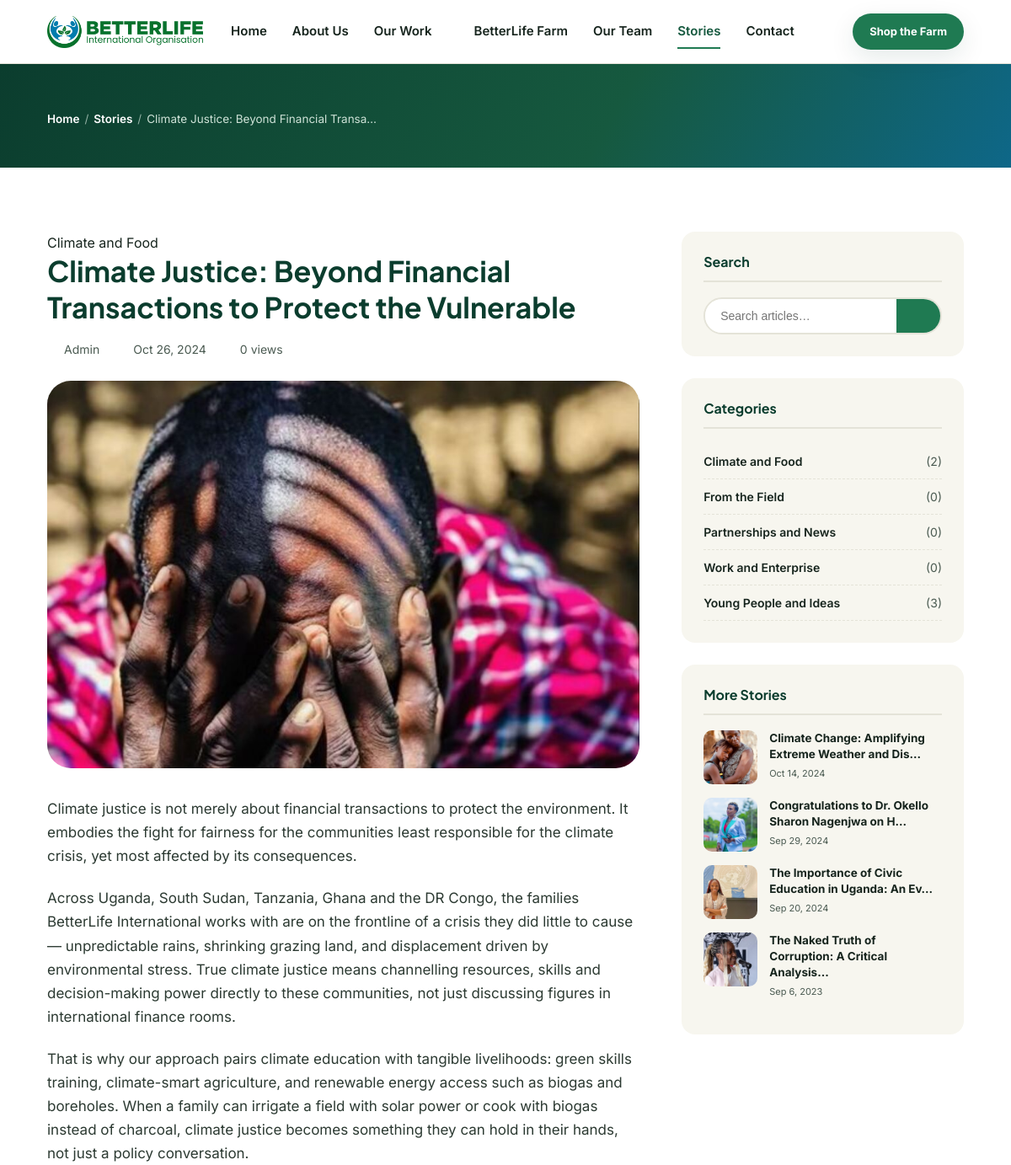
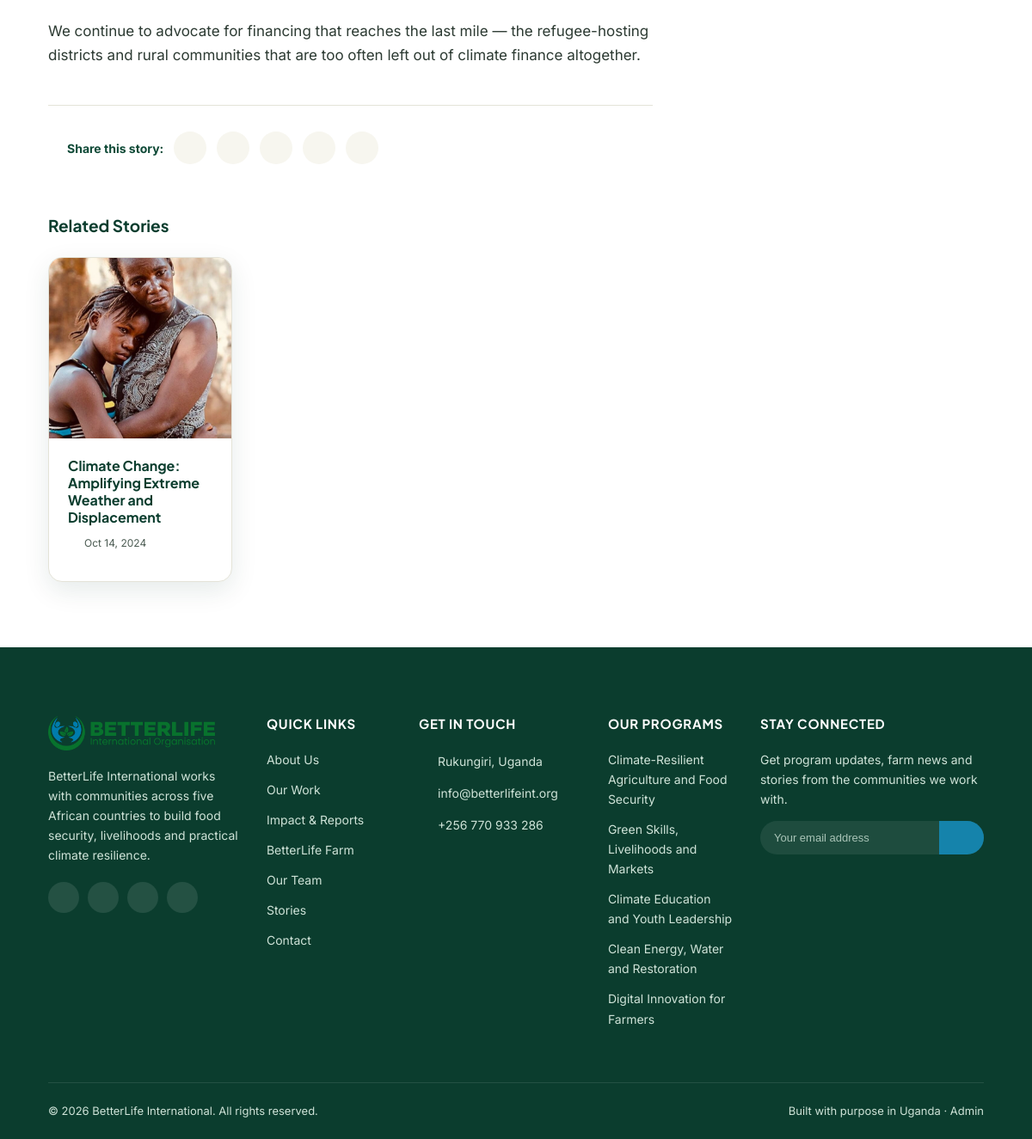
Screenshot of /blog-single.php?slug=climate-justice-beyond-financial-transactions with the database file from the repository (2 pictures, top to bottom).
### tables this page shows
CREATE TABLE blog_posts (
  id INT AUTO_INCREMENT PRIMARY KEY,
  title VARCHAR(200) NOT NULL,
  slug VARCHAR(220) NOT NULL UNIQUE,
  category_id INT DEFAULT NULL,
  excerpt VARCHAR(500),
  content LONGTEXT,
  featured_image VARCHAR(255),
  author VARCHAR(100) DEFAULT 'Admin',
  status ENUM('draft','published') DEFAULT 'draft',
  views INT DEFAULT 0,
  published_at DATETIME DEFAULT NULL,
  created_at TIMESTAMP DEFAULT CURRENT_TIMESTAMP,
  updated_at TIMESTAMP DEFAULT CURRENT_TIMESTAMP ON UPDATE CURRENT_TIMESTAMP,
  FOREIGN KEY (category_id) REFERENCES blog_categories(id) ON DELETE SET NULL
);

CREATE TABLE blog_categories (
  id INT AUTO_INCREMENT PRIMARY KEY,
  name VARCHAR(100) NOT NULL,
  slug VARCHAR(120) NOT NULL UNIQUE
);

CREATE TABLE programs (
  id INT AUTO_INCREMENT PRIMARY KEY,
  title VARCHAR(150) NOT NULL,
  slug VARCHAR(170) NOT NULL UNIQUE,
  tagline VARCHAR(255),
  summary TEXT,
  content LONGTEXT,
  image VARCHAR(255),
  icon VARCHAR(50),
  sort_order INT DEFAULT 0,
  status TINYINT(1) DEFAULT 1,
  created_at TIMESTAMP DEFAULT CURRENT_TIMESTAMP,
  updated_at TIMESTAMP DEFAULT CURRENT_TIMESTAMP ON UPDATE CURRENT_TIMESTAMP
);

### blog-single.php (the view, shortened to what this page needs)
<?php
require_once __DIR__ . '/includes/functions.php';
$slug = $_GET['slug'] ?? '';
$stmt = $pdo->prepare("SELECT bp.*, bc.name AS cat_name, bc.slug AS cat_slug FROM blog_posts bp LEFT JOIN blog_categories bc ON bc.id = bp.category_id WHERE bp.slug = ? AND bp.status = 'published'");
$stmt->execute([$slug]);
$post = $stmt->fetch();
$pdo->prepare("UPDATE blog_posts SET views = views + 1 WHERE id = ?")->execute([$post['id']]);
$related = $pdo->prepare("SELECT * FROM blog_posts WHERE status = 'published' AND category_id <=> ? AND id != ? ORDER BY published_at DESC LIMIT 3");
$related->execute([$post['category_id'], $post['id']]);
$related = $related->fetchAll();
$recent = $pdo->prepare("SELECT title, slug, featured_image, published_at FROM blog_posts WHERE status='published' AND id != ? ORDER BY published_at DESC LIMIT 4");
$recent->execute([$post['id']]);
$recent = $recent->fetchAll();
$categories = $pdo->query("SELECT bc.*, COUNT(bp.id) AS cnt FROM blog_categories bc LEFT JOIN blog_posts bp ON bp.category_id = bc.id AND bp.status='published' GROUP BY bc.id ORDER BY bc.name")->fetchAll();
$postUrl = (isset($_SERVER['HTTPS']) && $_SERVER['HTTPS'] !== 'off' ? 'https://' : 'http://') . $_SERVER['HTTP_HOST'] . $_SERVER['REQUEST_URI'];
require __DIR__ . '/includes/header.php';
?>
<section class="page-header">
  <div class="container">
    <div class="crumb"><a href="<?= SITE_URL ?>/index.php">Home</a><span>/</span><a href="<?= SITE_URL ?>/blog.php">Stories</a><span>/</span><?= h(excerpt($post['title'], 40)) ?></div>
  </div>
</section>
<section class="post-single">
  <div class="container">
    <div class="blog-layout">
      <article>
        <span class="cat-badge"><?= h($post['cat_name'] ?? 'General') ?></span>
        <h1 class="post-title"><?= h($post['title']) ?></h1>
        <div class="post-meta">
          <span><?= icon('user', 14) ?> <?= h($post['author']) ?></span>
          <span><?= icon('calendar', 14) ?> <?= format_date($post['published_at']) ?></span>
          <span><?= icon('eye', 14) ?> <?= (int) $post['views'] ?> views</span>
        </div>
        <div class="featured-image"><img src="<?= asset_url($post['featured_image']) ?>" alt="<?= h($post['title']) ?>"></div>
        <div class="post-content"><?= $post['content'] ?></div>
        <div class="share-box">
          <strong><?= icon('share', 15) ?> Share this story:</strong>
          <a href="https://www.facebook.com/sharer/sharer.php?u=<?= urlencode($postUrl) ?>" target="_blank" rel="noopener" aria-label="Share on Facebook"><?= icon('facebook', 16) ?></a>
          <a href="https://twitter.com/intent/tweet?url=<?= urlencode($postUrl) ?>&text=<?= urlencode($post['title']) ?>" target="_blank" rel="noopener" aria-label="Share on X"><?= icon('x-twitter', 16) ?></a>
          <a href="https://wa.me/?text=<?= urlencode($post['title'] . ' ' . $postUrl) ?>" target="_blank" rel="noopener" aria-label="Share on WhatsApp"><?= icon('whatsapp', 16) ?></a>
          <a href="https://www.linkedin.com/sharing/share-offsite/?url=<?= urlencode($postUrl) ?>" target="_blank" rel="noopener" aria-label="Share on LinkedIn"><?= icon('linkedin', 16) ?></a>
          <a href="mailto:?subject=<?= urlencode($post['title']) ?>&body=<?= urlencode($postUrl) ?>" aria-label="Share by email"><?= icon('mail', 16) ?></a>
        </div>
        <?php if ($related): ?>
          <div style="margin-top:60px;">
            <h3 style="margin-bottom:24px;">Related Stories</h3>
            <div class="grid grid-3">
              <?php foreach ($related as $r): ?>
                <div class="card post-card">
                  <div class="thumb"><a href="<?= SITE_URL ?>/blog-single.php?slug=<?= h($r['slug']) ?>"><img src="<?= asset_url($r['featured_image']) ?>" alt="<?= h($r['title']) ?>"></a></div>
                  <div class="body">
                    <h3 style="font-size:16px;"><a href="<?= SITE_URL ?>/blog-single.php?slug=<?= h($r['slug']) ?>"><?= h($r['title']) ?></a></h3>
                    <div class="meta"><span><?= icon('calendar', 14) ?> <?= format_date($r['published_at']) ?></span></div>
                  </div>
                </div>
              <?php endforeach; ?>
            </div>
          </div>
        <?php endif; ?>
      </article>
      <aside>
        <div class="sidebar-widget">
          <h4>Search</h4>
          <form class="search-box" method="get" action="<?= SITE_URL ?>/blog.php">
            <input type="text" name="q" placeholder="Search articles…">
            <button type="submit"><?= icon('search', 16) ?></button>
          </form>
        </div>
        <div class="sidebar-widget">
          <h4>Categories</h4>
          <ul class="cat-list">
            <?php foreach ($categories as $c): ?>
              <li><a href="<?= SITE_URL ?>/blog.php?category=<?= h($c['slug']) ?>"><?= h($c['name']) ?> <span class="count">(<?= (int)$c['cnt'] ?>)</span></a></li>
            <?php endforeach; ?>
          </ul>
        </div>
        <div class="sidebar-widget">
          <h4>More Stories</h4>
          <?php foreach ($recent as $r): ?>
            <a href="<?= SITE_URL ?>/blog-single.php?slug=<?= h($r['slug']) ?>" class="sidebar-post">
              <img src="<?= asset_url($r['featured_image']) ?>" alt="<?= h($r['title']) ?>">
              <div>
                <div class="t"><?= h(excerpt($r['title'], 50)) ?></div>
                <div class="d"><?= format_date($r['published_at']) ?></div>
              </div>
            </a>
          <?php endforeach; ?>
        </div>
      </aside>
    </div>
  </div>
</section>
<?php require __DIR__ . '/includes/footer.php'; ?>

### includes/functions.php (shortened to what this page needs)
<?php
function settings_all(PDO $pdo): array
{
    static $cache = null;
    if ($cache === null) {
        $cache = [];
        foreach ($pdo->query('SELECT setting_key, setting_value FROM settings') as $row) {
            $cache[$row['setting_key']] = $row['setting_value'];
        }
    }
    return $cache;
}
function setting(PDO $pdo, string $key, string $default = ''): string
{
    $all = settings_all($pdo);
    return $all[$key] ?? $default;
}
function h(?string $value): string
{
    return htmlspecialchars($value ?? '', ENT_QUOTES, 'UTF-8');
}
function excerpt(string $text, int $length = 160): string
{
    $text = trim(strip_tags($text));
    return mb_substr($text, 0, $length) . '…';
}
function format_date(?string $datetime, string $format = 'M j, Y'): string
{
    return date($format, strtotime($datetime));
}
function asset_url(?string $path): string
{
    return SITE_URL . '/' . ltrim($path, '/');
}
function icon(string $name, int $size = 20): string
{
    $d = $paths[$name] ?? $paths['leaf'];
    return '<svg width="' . $size . '" height="' . $size . '" viewBox="0 0 24 24" fill="none" stroke="currentColor" stroke-width="1.8" stroke-linecap="round" stroke-linejoin="round" aria-hidden="true">' . $d . '</svg>';
}

### includes/footer.php (shortened to what this page needs)
<?php
$logo = setting($pdo, 'logo', 'assets/img/logo.png');
$footerPrograms = $pdo->query("SELECT title, slug FROM programs WHERE status = 1 ORDER BY sort_order LIMIT 5")->fetchAll();
?>
<footer class="site-footer">
  <div class="container">
    <div class="footer-grid">
      <div>
        <div class="footer-brand">
          <img src="<?= asset_url($logo) ?>" alt="<?= h(setting($pdo, 'site_name')) ?>">
        </div>
        <p style="font-size:14px;"><?= h(setting($pdo, 'footer_about')) ?></p>
        <div class="footer-social">
          <?php if ($fb = setting($pdo, 'facebook')): ?><a href="<?= h($fb) ?>" target="_blank" rel="noopener" aria-label="Facebook"><?= icon('facebook', 16) ?></a><?php endif; ?>
          <?php if ($tw = setting($pdo, 'twitter')): ?><a href="<?= h($tw) ?>" target="_blank" rel="noopener" aria-label="Twitter / X"><?= icon('x-twitter', 16) ?></a><?php endif; ?>
          <?php if ($ig = setting($pdo, 'instagram')): ?><a href="<?= h($ig) ?>" target="_blank" rel="noopener" aria-label="Instagram"><?= icon('instagram', 16) ?></a><?php endif; ?>
          <?php if ($yt = setting($pdo, 'youtube')): ?><a href="<?= h($yt) ?>" target="_blank" rel="noopener" aria-label="YouTube"><?= icon('youtube', 16) ?></a><?php endif; ?>
        </div>
      </div>
      <div>
        <h4>Quick Links</h4>
        <ul class="footer-links">
          <li><a href="<?= SITE_URL ?>/about.php">About Us</a></li>
          <li><a href="<?= SITE_URL ?>/programs.php">Our Work</a></li>
          <li><a href="<?= SITE_URL ?>/impact-reports.php">Impact &amp; Reports</a></li>
          <li><a href="<?= SITE_URL ?>/farm.php">BetterLife Farm</a></li>
          <li><a href="<?= SITE_URL ?>/team.php">Our Team</a></li>
          <li><a href="<?= SITE_URL ?>/blog.php">Stories</a></li>
          <li><a href="<?= SITE_URL ?>/contact.php">Contact</a></li>
        </ul>
      </div>
      <div>
        <h4>Get In Touch</h4>
        <ul class="footer-links">
          <li class="ico-text"><?= icon('map-pin', 15) ?> <?= h(setting($pdo, 'address')) ?></li>
          <li class="ico-text"><?= icon('mail', 15) ?> <a href="mailto:<?= h(setting($pdo, 'email')) ?>"><?= h(setting($pdo, 'email')) ?></a></li>
          <li class="ico-text"><?= icon('phone', 15) ?> <a href="tel:<?= h(setting($pdo, 'phone')) ?>"><?= h(setting($pdo, 'phone')) ?></a></li>
        </ul>
      </div>
      <div>
        <h4>Our Programs</h4>
        <ul class="footer-links">
          <?php foreach ($footerPrograms as $p): ?>
            <li><a href="<?= SITE_URL ?>/programs.php#<?= h($p['slug']) ?>"><?= h($p['title']) ?></a></li>
          <?php endforeach; ?>
        </ul>
      </div>
      <div>
        <h4>Stay Connected</h4>
        <p style="font-size:14px;">Get program updates, farm news and stories from the communities we work with.</p>
        <form class="footer-newsletter" action="<?= SITE_URL ?>/newsletter-submit.php" method="post">
          <input type="email" name="email" placeholder="Your email address" required>
          <button type="submit" aria-label="Subscribe"><?= icon('arrow-right', 16) ?></button>
        </form>
      </div>
    </div>
    <div class="footer-bottom">
      <span>&copy; <?= date('Y') ?> <?= h(setting($pdo, 'site_name')) ?>. All rights reserved.</span>
      <span>Built with purpose in Uganda &middot; <a href="<?= ADMIN_URL ?>/login.php">Admin</a></span>
    </div>
  </div>
</footer>
</body>
</html>

### rows the page displays
blog_posts: title "Climate Justice: Beyond Financial Transa…", category.name "Climate and Food", title "Climate Justice: Beyond Financial Transactions to Protect the Vulnerable", author "Admin", published_at "Oct 26, 2024", views "0", featured_image (picture), content "Climate justice is not merely about financial transactions to protect the environment. It embodies the fight for fairness for the communities least responsible for the climate crisis, yet most affected by its consequences. Across Uganda, South Sudan, Tanzania, Ghana and the DR Congo, the families BetterLife International works with are on the frontline of a crisis they did little to cause — unpredictable rains, shrinking grazing land, and displacement driven by environmental stress. True climate justice means channelling resources, skills and decision-making power directly to these communities, not just discussing figures in international finance rooms. That is why our approach pairs…"
blog_posts: featured_image (picture), title "Climate Change: Amplifying Extreme Weather and Displacement", published_at "Oct 14, 2024", title "Climate Change: Amplifying Extreme Weather and Dis…"
blog_categories: name "Climate and Food", cnt "2"
blog_categories: name "From the Field", cnt "0"
blog_categories: name "Partnerships and News", cnt "0"
blog_categories: name "Work and Enterprise", cnt "0"
blog_categories: name "Young People and Ideas", cnt "3"
blog_posts: featured_image (picture), title "Congratulations to Dr. Okello Sharon Nagenjwa on H…", published_at "Sep 29, 2024"
blog_posts: featured_image (picture), title "The Importance of Civic Education in Uganda: An Ev…", published_at "Sep 20, 2024"
blog_posts: featured_image (picture), title "The Naked Truth of Corruption: A Critical Analysis…", published_at "Sep 6, 2023"
programs: title "Climate-Resilient Agriculture and Food Security"
programs: title "Green Skills, Livelihoods and Markets"
programs: title "Climate Education and Youth Leadership"
programs: title "Clean Energy, Water and Restoration"
programs: title "Digital Innovation for Farmers"

### other values shown
setting($pdo, 'footer_about') "BetterLife International works with communities across five African countries to build food security, livelihoods and practical climate resilience."
setting($pdo, 'address') "Rukungiri, Uganda"
setting($pdo, 'email') "info@betterlifeint.org"
setting($pdo, 'phone') "+256 770 933 286"
setting($pdo, 'site_name') "BetterLife International"
